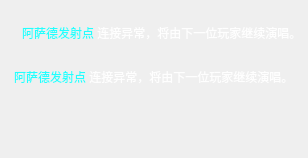
<?xml version="1.0" encoding="UTF-8"?>
<ui version="4.0">
 <class>SingChangeErrorWidget</class>
 <widget class="QWidget" name="SingChangeErrorWidget">
  <property name="geometry">
   <rect>
    <x>0</x>
    <y>0</y>
    <width>308</width>
    <height>158</height>
   </rect>
  </property>
  <property name="windowTitle">
   <string>Form</string>
  </property>
  <widget class="QLabel" name="errorLb2">
   <property name="geometry">
    <rect>
     <x>22</x>
     <y>23</y>
     <width>281</width>
     <height>20</height>
    </rect>
   </property>
   <property name="styleSheet">
    <string notr="true">color: rgb(254, 254, 254);</string>
   </property>
   <property name="text">
    <string>&lt;font color= &quot;#22fffe&quot;&gt;阿萨德发射点&lt;/font&gt; 连接异常，将由下一位玩家继续演唱。</string>
   </property>
  </widget>
  <widget class="QLabel" name="waitlooplabel">
   <property name="geometry">
    <rect>
     <x>120</x>
     <y>60</y>
     <width>30</width>
     <height>30</height>
    </rect>
   </property>
   <property name="text">
    <string/>
   </property>
  </widget>
  <widget class="QPushButton" name="hideBtn">
   <property name="geometry">
    <rect>
     <x>107</x>
     <y>101</y>
     <width>91</width>
     <height>39</height>
    </rect>
   </property>
   <property name="styleSheet">
    <string notr="true">QPushButton:hover

{
border-image: url(:/image/resourceErrorWidget/bt_off_hover.png);
}
QPushButton
{
border-image: url(:/image/resourceErrorWidget/bt_off.png);
}

</string>
   </property>
   <property name="text">
    <string/>
   </property>
   <property name="flat">
    <bool>true</bool>
   </property>
  </widget>
  <widget class="QLabel" name="errorLb">
   <property name="geometry">
    <rect>
     <x>14</x>
     <y>67</y>
     <width>281</width>
     <height>20</height>
    </rect>
   </property>
   <property name="styleSheet">
    <string notr="true">color: rgb(254, 254, 254);</string>
   </property>
   <property name="text">
    <string>&lt;font color= &quot;#22fffe&quot;&gt;阿萨德发射点&lt;/font&gt; 连接异常，将由下一位玩家继续演唱。</string>
   </property>
  </widget>
 </widget>
 <resources/>
 <connections/>
</ui>
